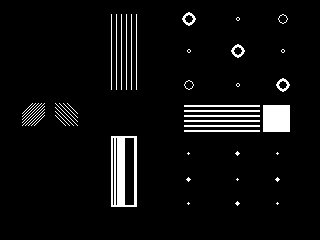
#> input picture Computer Vision/sample.png, 320 x 240 px
$ jupyter execute 'Morphological Transforms.ipynb'
#> lines starting #> are read from the running program, lines starting #| are printed output that depends on the picture; after the words box and inside, x2 and y2 are one past the last pixel; in counts of white or black regions, pixels touching at a corner belong together
[cell 1]
import cv2
import numpy as np
import matplotlib.pyplot as plt

[cell 2]
path = 'sample.png'
img = cv2.imread(path)
#> img is the input picture: shape (240, 320, 3); 5% white; 48 white regions (25 under 20 px), largest, box (x1, y1, x2, y2) and area: (111, 136, 137, 207) 1109, (263, 105, 290, 132) 729, (184, 105, 260, 107) 152
img = cv2.cvtColor(img, cv2.COLOR_BGR2GRAY)
plt.imshow(img, cmap='gray')
plt.axis('off')

## Create the kernel

[cell 3]
kernel = np.ones((3,3),np.uint8)

## Erosion

[cell 4]
erosion = cv2.erode(img,kernel,iterations = 1)
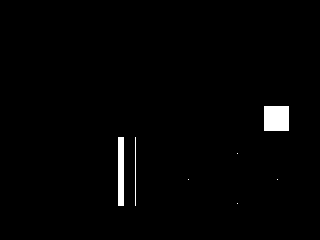
#> erosion: shape (240, 320); 1.4% white; 7 white regions (4 under 20 px), largest, box (x1, y1, x2, y2) and area: (264, 106, 289, 131) 625, (118, 137, 124, 206) 414, (135, 137, 136, 206) 69

[cell 5]
plt.figure(figsize=(10,8))
plt.subplot(121)
plt.imshow(img, cmap='gray')
plt.title('original')
plt.axis('off')
plt.subplot(122)
plt.imshow(erosion, cmap='gray')
plt.title('Erosion')
plt.axis('off')
plt.show()
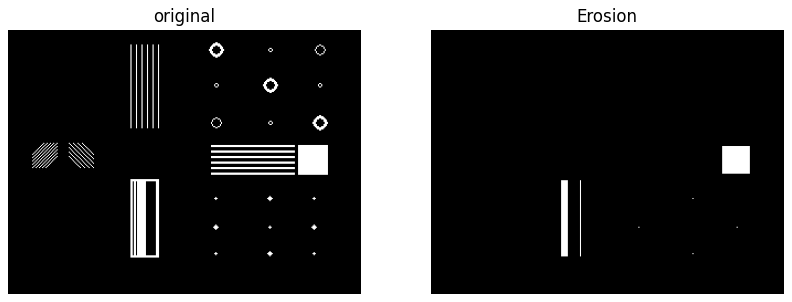
#> figure drawn by matplotlib, 2 panels

## Dilation

[cell 6]
dilation = cv2.dilate(img,kernel,iterations = 1)
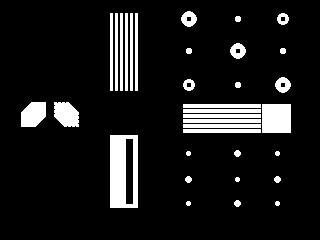
#> dilation: shape (240, 320); 10.2% white; 34 white regions, largest, box (x1, y1, x2, y2) and area: (110, 135, 138, 208) 1589, (262, 104, 291, 133) 841, (21, 102, 46, 127) 515

[cell 7]
plt.figure(figsize=(10,8))
plt.subplot(121)
plt.imshow(img, cmap='gray')
plt.title('original')
plt.axis('off')
plt.subplot(122)
plt.imshow(dilation, cmap='gray')
plt.title('Dilation')
plt.axis('off')
plt.show()
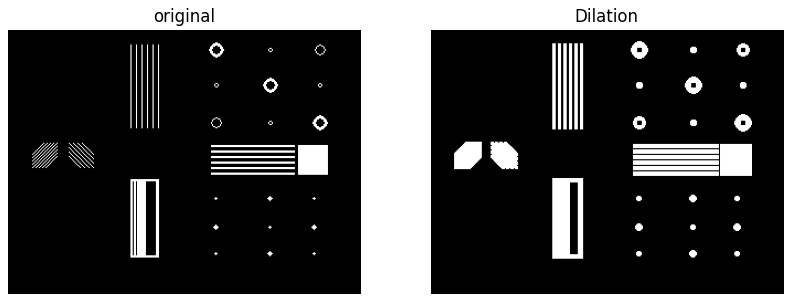
#> figure drawn by matplotlib, 2 panels

## Opening

[cell 8]
opening = cv2.morphologyEx(img, cv2.MORPH_OPEN, kernel)
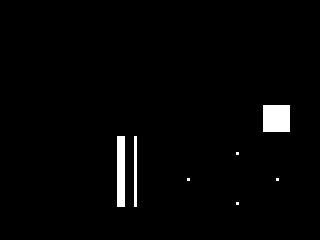
#> opening: shape (240, 320); 2% white; 7 white regions (4 under 20 px), largest, box (x1, y1, x2, y2) and area: (263, 105, 290, 132) 729, (117, 136, 125, 207) 568, (134, 136, 137, 207) 213

[cell 9]
plt.figure(figsize=(10,8))
plt.subplot(121)
plt.imshow(img, cmap='gray')
plt.title('original')
plt.axis('off')
plt.subplot(122)
plt.imshow(opening, cmap='gray')
plt.title('Opening')
plt.axis('off')
plt.show()

## Closing

[cell 10]
closing = cv2.morphologyEx(img, cv2.MORPH_CLOSE, kernel)
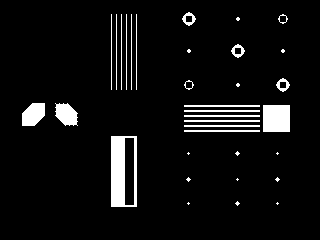
#> closing: shape (240, 320); 6% white; 34 white regions (13 under 20 px), largest, box (x1, y1, x2, y2) and area: (111, 136, 137, 207) 1243, (263, 105, 290, 132) 729, (22, 103, 45, 126) 419

[cell 11]
plt.figure(figsize=(10,8))
plt.subplot(121)
plt.imshow(img, cmap='gray')
plt.title('original')
plt.axis('off')
plt.subplot(122)
plt.imshow(closing, cmap='gray')
plt.title('Closing')
plt.axis('off')
plt.show()

## Morphological Gradient

[cell 12]
gradient = cv2.morphologyEx(img, cv2.MORPH_GRADIENT, kernel)
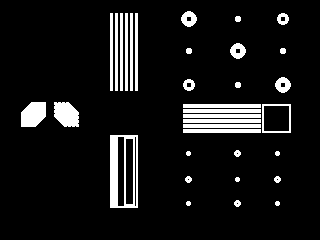
#> gradient: shape (240, 320); 8.7% white; 34 white regions, largest, box (x1, y1, x2, y2) and area: (110, 135, 138, 208) 1106, (21, 102, 46, 127) 515, (54, 102, 79, 127) 503

[cell 13]
plt.figure(figsize=(10,8))
plt.subplot(121)
plt.imshow(img, cmap='gray')
plt.title('original')
plt.axis('off')
plt.subplot(122)
plt.imshow(gradient, cmap='gray')
plt.title('Gradient')
plt.axis('off')
plt.show()

## Top Hat

[cell 14]
tophat = cv2.morphologyEx(img, cv2.MORPH_TOPHAT, kernel)
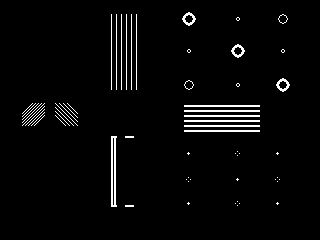
#> tophat: shape (240, 320); 3% white in thin lines or dots, all inside (x1, y1, x2, y2) = (22, 12, 290, 207)

[cell 15]
plt.figure(figsize=(10,8))
plt.subplot(121)
plt.imshow(img, cmap='gray')
plt.title('original')
plt.axis('off')
plt.subplot(122)
plt.imshow(tophat, cmap='gray')
plt.title('Top Hat')
plt.axis('off')
plt.show()

## Black Hat

[cell 16]
blackhat = cv2.morphologyEx(img, cv2.MORPH_BLACKHAT, kernel)
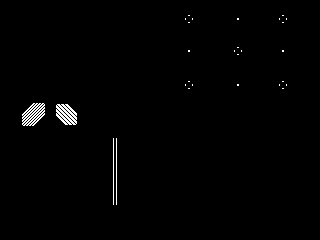
#> blackhat: shape (240, 320); 0.95% white in thin lines or dots, all inside (x1, y1, x2, y2) = (22, 15, 287, 205)

[cell 17]
plt.figure(figsize=(10,8))
plt.subplot(121)
plt.imshow(img, cmap='gray')
plt.title('original')
plt.axis('off')
plt.subplot(122)
plt.imshow(blackhat, cmap='gray')
plt.title('Black Hat')
plt.axis('off')
plt.show()
